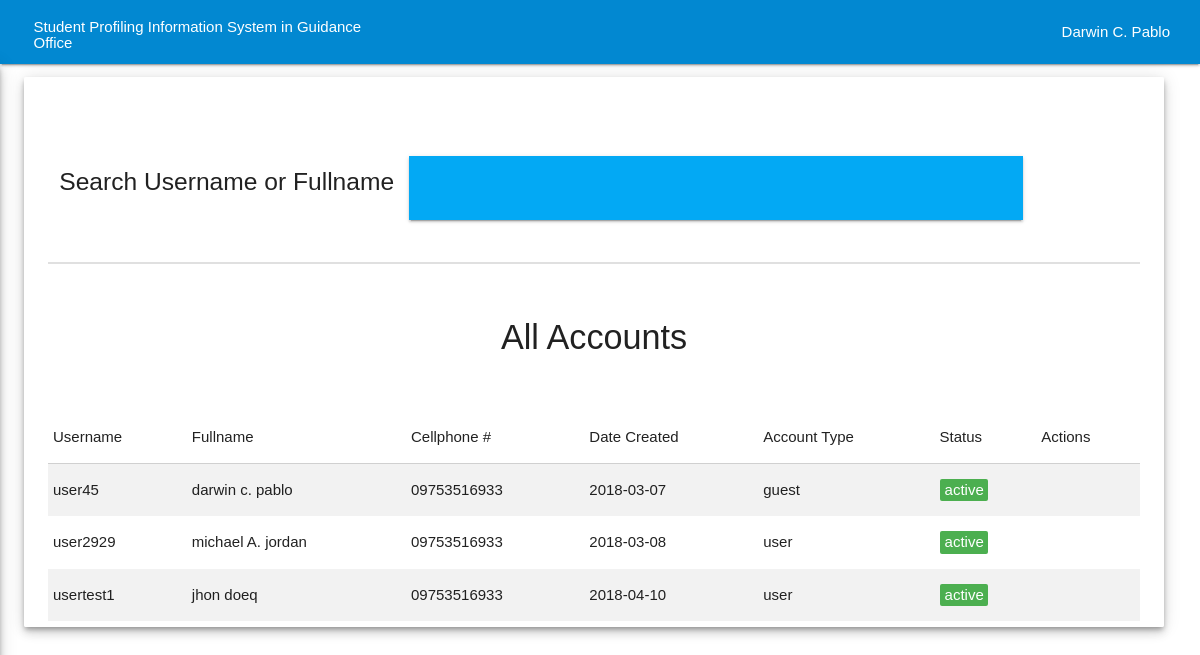
/admin/view_accounts.php (signed in), run on the app's committed database.
### tables this page shows
CREATE TABLE `accounts` (
  `id` int(255) NOT NULL,
  `username` varchar(255) NOT NULL,
  `password` varchar(255) NOT NULL,
  `user_type` int(2) NOT NULL,
  `sec_question` varchar(255) NOT NULL,
  `sec_ans` varchar(255) NOT NULL,
  `fullname` varchar(255) NOT NULL,
  `dob` date NOT NULL,
  `gender` varchar(8) NOT NULL,
  `address` varchar(255) NOT NULL,
  `cp_no` varchar(255) NOT NULL,
  `date_created` date NOT NULL,
  `status` int(2) NOT NULL
);

### admin/view_accounts.php (the view, shortened to what this page needs)
<?php
include '../database/db.php';
if(isset($_SESSION['user_type'])== 1){
$query1= mysqli_query($con,"SELECT * FROM admin WHERE `username`='".$_SESSION['username']."' AND `user_type`= 1 ");
$num1 = mysqli_num_rows($query1);
if($num1==1){
?>
<!DOCTYPE html>
<html>
	<head>
		<link type="text/css" rel="stylesheet" href="../assets/css/materialize.min.css"  media="screen,projection"/>
		<link type="text/css" rel="stylesheet" href="../assets/css/custom.css"  media="screen,projection"/>
		<link type="text/css" rel="stylesheet" href="../assets/css/custom2.css"  media="screen,projection"/>
	</head>
	<body>
		<form method="POST">
	<?php include 'nav_top.php';?>
			<div class="card-panel accounts-content z-depth-3">
			<div class="row"  style="margin-top:5%;">
				<div class="col s4">
					<h5>Search Username or Fullname</h5>
				</div>
				<div class="col s7 pull-s1" style="margin-left:7%;">
					<nav>
						<div class="nav-wrapper light-blue">
							<div class="input-field">
								<input name="search_text" id="search_text" type="search" required>
							</div>
						</div>
					</nav>
				</div>
			</div>
			<br>
			<div class="divider"></div>
			<div class="row card-top">
			<?php
			$result= mysqli_query($con,"SELECT * FROM accounts");
			if ($result) {
			?>
			<h4 class="center">All Accounts</h4>
			<table class="striped" style="margin-top:5%;">
			<tr>
				<thead>
					<td>Username</td>
					<td>Fullname</td>
					<td>Cellphone #</td>
					<td>Date Created</td>
					<td>Account Type</td>
					<td>Status</td>
					<td>Actions</td>
				</thead>
			</tr>
			<tbody>
				<?php
				while($row = mysqli_fetch_array($result)) { ?>
				<tr>
					<td><?php echo $row['username'];?></td>
					<td><?php echo $row['fullname'];?></td>
					<td><?php echo $row['cp_no'];?></td>
					<td><?php echo $row['date_created'];?></td>
					<td><?php $row['user_type'];
						if ($row['user_type'] == 2) {
							echo "user";
						}else{
							echo "guest";
						}
						?>
					</td>
					<td><?php $row['status'];
						if ($row['status'] == 1) {
							echo "<div class='green'
								 	 style='width:48px;
								 	 height:auto;
								 	 border-radius: 2px;'>
								  		<span class='white-text'
								  			style='padding:5px;'>
								  			active
								  		</span>
								  	</div>";
						}
						?>
					</td>
					<td>
						<a href="view_accounts.php?block=1&id=<?php echo $row["id"];?>" onclick="return confirm('Do you want to block this?')" class="tooltipped" data-position="top" data-delay="50" data-tooltip="block">
						</a>
						<a href="view_accounts.php?unblock=1&id=<?php echo $row["id"];?>" onclick="return confirm('Do you want to unblock this?')" class="tooltipped" data-position="top" data-delay="50" data-tooltip="unblock">
						</a>
						<a href="view_accounts.php?view=1&id=<?php echo $row["id"];?>" class="tooltipped" data-position="top" data-delay="50" data-tooltip="view">
						</a>
					</td>
				</tr>
				<?php
				} ?>
			</tbody>
			</table>
			<?php
				}else {
				echo mysql_error();
				}
			?>
			</div>
		</form>
		<?php
			}else{
				header ("location:../index.php");
				}
			}else{
				header ("location:../index.php");
			}
		?>
	</body>
	</html>

### assets/css/custom.css (style rules this page uses)
@media (min-width: 321px) { html { font-family: GillSans, Calibri, Trebuchet, sans-serif; ; } }
@media (min-width: 321px) { a { text-decoration: none; } }
@media (min-width: 321px) { .card-top { margin-top: 5%; } }
@media (min-width: 321px) { .accounts-content { margin-top:13px; width:95%; margin-left: 2%; height:680px; overflow-y: scroll; } }
@media (min-width: 767px) { html { font-family: GillSans, Calibri, Trebuchet, sans-serif; ; } }
@media (min-width: 767px) { a { text-decoration: none; } }
@media (min-width: 767px) { .card-top { margin-top: 5%; } }
@media (min-width: 767px) { .accounts-content { margin-top:13px; width:95%; margin-left: 2%; height:680px; overflow-y: scroll; } }
@media (min-width: 768px) { html { font-family: GillSans, Calibri, Trebuchet, sans-serif; ; } }
@media (min-width: 768px) { a { text-decoration: none; } }
@media (min-width: 768px) { .card-top { margin-top: 5%; } }
@media (min-width: 768px) { .accounts-content { margin-top:13px; width:95%; margin-left: 2%; height:680px; overflow-y: scroll; } }
@media (min-width: 992px) { html { font-family: GillSans, Calibri, Trebuchet, sans-serif; ; } }
@media (min-width: 992px) { a { text-decoration: none; } }
@media (min-width: 992px) { .card-top { margin-top: 5%; } }
@media (min-width: 992px) { .accounts-content { margin-top:13px; width:95%; margin-left: 2%; height:550px; overflow-y: scroll; } }
@media (min-width: 1200px) { html { font-family: GillSans, Calibri, Trebuchet, sans-serif; ; } }
@media (min-width: 1200px) { a { text-decoration: none; } }
@media (min-width: 1200px) { .card-top { margin-top: 5%; } }
@media (min-width: 1200px) { .accounts-content { margin-top:13px; width:95%; margin-left: 2%; height:550px; overflow-y: scroll; } }

### data on the page
accounts: username "user45", fullname "darwin c. pablo", cp_no "09753516933", date_created "2018-03-07", user_type "guest", status "active"
accounts: username "user2929", fullname "michael A. jordan", cp_no "09753516933", date_created "2018-03-08", user_type "user", status "active"
accounts: username "usertest1", fullname "jhon doeq", cp_no "09753516933", date_created "2018-04-10", user_type "user", status "active"

### other printed values
$_SESSION['fullname'] "Darwin C. Pablo"
